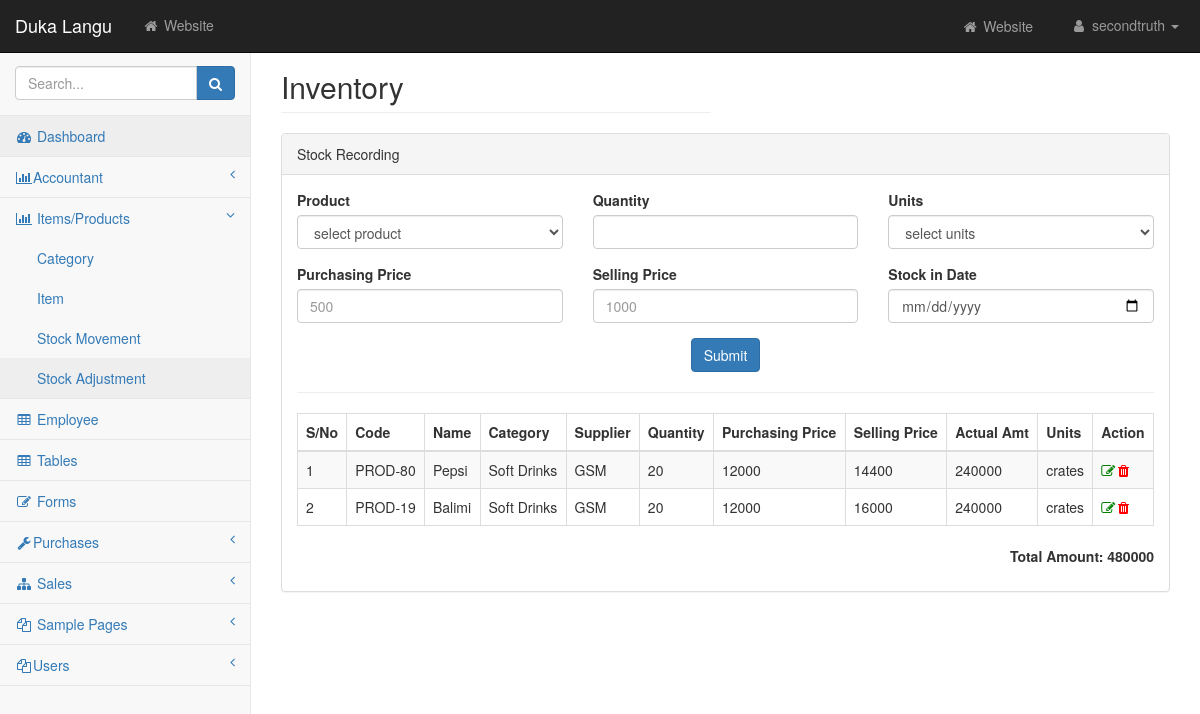
The app's page /pages/stock_adjustment.php with its own data.
### tables this page shows
CREATE TABLE `product` (
  `id` int NOT NULL,
  `code` varchar(20) NOT NULL,
  `pname` varchar(255) DEFAULT NULL,
  `description` varchar(255) DEFAULT NULL,
  `qty_stock` int DEFAULT NULL,
  `on_hand` int NOT NULL DEFAULT '0',
  `unit` varchar(255) DEFAULT NULL,
  `product_type` varchar(100) NOT NULL,
  `price` int DEFAULT '0',
  `category_id` int DEFAULT NULL,
  `supplier_id` int DEFAULT NULL,
  `reorder_level` int NOT NULL DEFAULT '0',
  `date_stock_in` varchar(50) DEFAULT NULL,
  `purchasing_price` int DEFAULT '0',
  `actual_amount` int NOT NULL DEFAULT '0',
  `vat` tinyint(1) DEFAULT '0',
  `vat_value` float DEFAULT '0',
  `user_id` int DEFAULT NULL
);

CREATE TABLE `product_category` (
  `category_id` int NOT NULL,
  `cname` varchar(50) DEFAULT NULL
);

CREATE TABLE `supplier` (
  `supplier_id` int NOT NULL,
  `company_name` varchar(50) DEFAULT NULL,
  `contact_name` varchar(255) NOT NULL,
  `company_email` varchar(100) NOT NULL,
  `location_id` int NOT NULL,
  `mobile` varchar(11) DEFAULT NULL
);

### pages/stock_adjustment.php (the view, shortened to what this page needs)
<?php
include 'layouts/header.php';
include 'layouts/sidebar.php';
include 'includes/connection.php';
?>
<div id="wrapper">
    <div id="page-wrapper">
        <div class="container-fluid">
            <div class="row">
                <div class="col-sm-6">
                    <h2 class="page-header">Inventory</h2>
                </div>
            </div>
            <div class="row">
                <div class="col-sm-12">
                <div class="panel panel-default">
                    <div class="panel-heading">
                       Stock Recording
                    </div>
                    <div class="panel-body">
                        <div class="row">
                                <form action="<?php echo htmlentities(
                                    $_SERVER['PHP_SELF']
                                ); ?>" method="POST">
                          <div class="col-lg-4">
                                    <div class="form-group">
                                            <label for="disabledSelect">Product</label>
                                            <select type="text" name="product" required class="form-control" placeholder="GSM">
                                            <option value="">select product</option>
                                        </select>
                                        </div>
                                </div>
                                <div class="col-lg-4">
                                    <div class="form-group">
                                            <label for="disabledSelect">Quantity</label>
                                            <input type="text" name="qty" class="form-control" required onkeypress="return (event.charCode !=8 && event.charCode ==0 || (event.charCode >= 48 && event.charCode <= 57))"/>
                                        </div>
                                </div>
                                    <div class="col-lg-4">
                                    <div class="form-group">
                                        <label>Units</label>
                                        <select type="text" name="unit" class="form-control" required>
                                            <option value="">select units</option>
                                        </select>
                                    </div>
                                    </div>
                                    <div class="col-lg-4">
                                    <div class="form-group">
                                            <label for="disabledSelect">Purchasing Price</label>
                                            <input type="text" name="costprice" class="form-control" required onkeypress="return (event.charCode !=8 && event.charCode ==0 || (event.charCode >= 48 && event.charCode <= 57))" placeholder="500"/>
                                        </div>
                                </div>
                                <div class="col-lg-4">
                                    <div class="form-group">
                                            <label for="disabledSelect">Selling Price</label>
                                            <input type="text" name="sellingprice" class="form-control" required onkeypress="return (event.charCode !=8 && event.charCode ==0 || (event.charCode >= 48 && event.charCode <= 57))" placeholder="1000"/>
                                        </div>
                                </div>
                                <div class="col-lg-4">
                                    <div class="form-group">
                                            <label for="disabledSelect">Stock in Date</label>
                                            <input type="date" name="stockin" class="form-control" required/>
                                        </div>
                                </div>
                            </div>
                            <div class="text-center">
                                    <button type="submit" name="savedata" class="btn btn-primary">Submit</button>
                    </div>
                        <hr>
                                    <div class="table-responsive">
                                        <table class="table table-striped table-bordered table-hover" id="dataTables-example">
                                            <thead>
                                                <tr>
                                                    <th>S/No</th>
                                                    <th>Code</th>
                                                    <th>Name</th>
                                                    <th>Category</th>
                                                    <th>Supplier</th>
                                                    <th>Quantity</th>
                                                    <th>Purchasing Price</th>
                                                    <th>Selling Price</th>
                                                    <th>Actual Amt</th>
                                                    <th>Units</th>
                                                    <th>Action</th>
                                                </tr>
                                            </thead>
                                            <tbody>
                                                <?php
                                                $sn = 1;
                                                $query = mysqli_query(
                                                    $conn,
                                                    'SELECT * FROM product join supplier
                                                    ON supplier.supplier_id=product.supplier_id
                                                    join product_category ON product_category.category_id=product.category_id'
                                                );
                                                while (
                                                    $row_data = mysqli_fetch_assoc(
                                                        $query
                                                    )
                                                ) {
                                                    ?>
                                                <tr class="odd gradeX">
                                                <td><?php
                                                echo $sn;
                                                $sn++;
                                                ?></td>
                                                    <td><?php echo $row_data[
                                                        'code'
                                                    ]; ?></td>
                                                    <td><?php echo $row_data[
                                                        'pname'
                                                    ]; ?></td>
                                                    <td><?php echo $row_data[
                                                        'cname'
                                                    ]; ?></td>
                                                    <td><?php echo $row_data[
                                                        'company_name'
                                                    ]; ?></td>
                                                    <td><?php echo $row_data[
                                                        'qty_stock'
                                                    ]; ?></td>
                                                      <td><?php echo $row_data[
                                                          'purchasing_price'
                                                      ]; ?></td>
                                                       <td><?php echo $row_data[
                                                           'price'
                                                       ]; ?></td>
                                                        <td><?php echo $row_data[
                                                           'actual_amount'
                                                       ]; ; ?></td>
                                                       <td><?php echo $row_data[
                                                           'unit'
                                                       ]; ?></td>
                                                   <td><i class="fa fa-edit" style="color: green;"></i><i class="fa fa-trash" style="color: red; margin-left: 6%" ></i></td>
                                                </tr>
                                     <?php }
                                                ?>
                                            </tbody>
                                        </table>
                                    </div>
                                    <p class="pull-right"><b>Total Amount: <?php
                                    $amt = mysqli_fetch_assoc(mysqli_query($conn, "SELECT sum(actual_amount) as sum FROM product"));
                                    echo $amt["sum"]; ?></b></p>
                    </div>
                </div>
            </div>
        </div>
    </div>
</div>
</div>

### css/startmin.css (style rules this page uses)
body { background-color: #f8f8f8; }
#wrapper { width: 100%; }
#page-wrapper { padding-top: 30px; min-height: 568px; background-color: #fff; }
@media (min-width:768px) { #page-wrapper { position: inherit; margin-left: 250px; padding: 30px 15px 0 15px; border-left: 1px solid #e7e7e7; } }

### records on screen
product: code "PROD-80", pname "Pepsi", category.cname "Soft Drinks", supplier.company_name "GSM", qty_stock "20", purchasing_price "12000", price "14400", actual_amount "240000", unit "crates"
product: code "PROD-19", pname "Balimi", category.cname "Soft Drinks", supplier.company_name "GSM", qty_stock "20", purchasing_price "12000", price "16000", actual_amount "240000", unit "crates"

### other values on screen
$amt["sum"] "480000"
